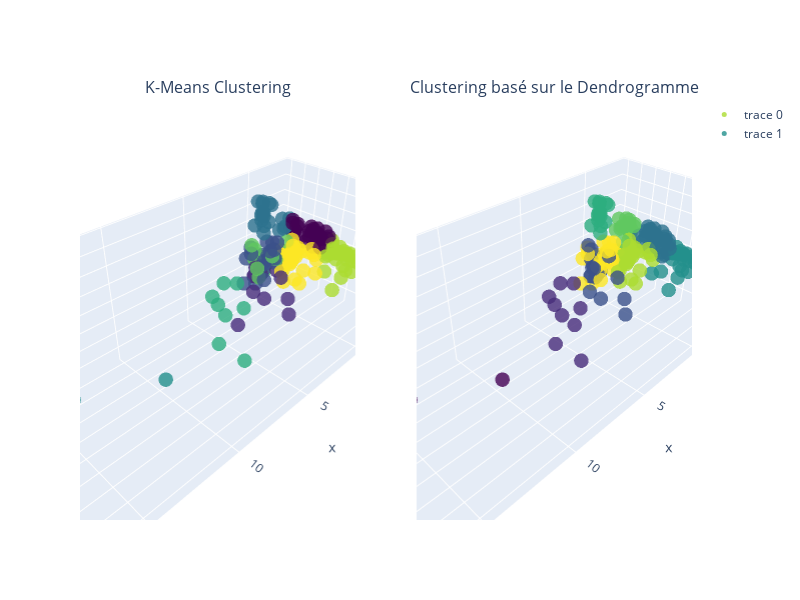

Here is the notebook cell this chart was saved with:
### Code cell
from plotly.subplots import make_subplots
import plotly.graph_objects as go

# Créer une figure avec 2 subplots
fig = make_subplots(rows=1, cols=2, subplot_titles=('K-Means Clustering', 'Clustering basé sur le Dendrogramme'), specs=[[{'type': 'scatter3d'}, {'type': 'scatter3d'}]])

# Ajouter le scatter plot pour le clustering K-Means au premier subplot
fig.add_trace(
    go.Scatter3d(x=df['F1'], y=df['F2'], z=df['F3'], mode='markers', marker=dict(color=df['cluster_kmeans'], size=5, colorscale='Viridis', opacity=0.8)),
    row=1, col=1
)

# Ajouter le scatter plot pour le clustering basé sur le dendrogramme au deuxième subplot
fig.add_trace(
    go.Scatter3d(x=df['F1'], y=df['F2'], z=df['F3'], mode='markers', marker=dict(color=df['cluster_dd'], size=5, colorscale='Viridis', opacity=0.8)),
    row=1, col=2
)

# Mettre à jour les layouts pour ajouter les labels d'axes
fig.update_layout(height=600, width=800)
fig.update_xaxes(title_text="Feature1", row=1, col=1)
fig.update_yaxes(title_text="Feature2", row=1, col=1)
fig.update_xaxes(title_text="Feature1", row=1, col=2)
fig.update_yaxes(title_text="Feature2", row=1, col=2)

fig.show()

### Figure 1 — Plotly figure (JSON) as saved in the notebook; plotly's stock layout.template omitted (floating-point values rounded to 4 significant figures; data arrays with more than 128 entries replaced by an {"elided": "..."} marker saying what was removed)
{"data": [{"marker": {"color": {"elided": "165 int values"}, "colorscale": [[0, "#440154"], [0.1111, "#482878"], [0.2222, "#3e4989"], [0.3333, "#31688e"], [0.4444, "#26828e"], [0.5556, "#1f9e89"], [0.6667, "#35b779"], [0.7778, "#6ece58"], [0.8889, "#b5de2b"], [1, "#fde725"]], "opacity": 0.8, "size": 5}, "mode": "markers", "scene": "scene", "type": "scatter3d", "x": {"elided": "165 float values"}, "y": {"elided": "165 float values"}, "z": {"elided": "165 float values"}}, {"marker": {"color": {"elided": "165 int values"}, "colorscale": [[0, "#440154"], [0.1111, "#482878"], [0.2222, "#3e4989"], [0.3333, "#31688e"], [0.4444, "#26828e"], [0.5556, "#1f9e89"], [0.6667, "#35b779"], [0.7778, "#6ece58"], [0.8889, "#b5de2b"], [1, "#fde725"]], "opacity": 0.8, "size": 5}, "mode": "markers", "scene": "scene2", "type": "scatter3d", "x": {"elided": "165 float values"}, "y": {"elided": "165 float values"}, "z": {"elided": "165 float values"}}], "layout": {"annotations": [{"font": {"size": 16}, "showarrow": false, "text": "K-Means Clustering", "x": 0.225, "xanchor": "center", "xref": "paper", "y": 1, "yanchor": "bottom", "yref": "paper"}, {"font": {"size": 16}, "showarrow": false, "text": "Clustering basé sur le Dendrogramme", "x": 0.775, "xanchor": "center", "xref": "paper", "y": 1, "yanchor": "bottom", "yref": "paper"}], "height": 600, "scene": {"domain": {"x": [0, 0.45], "y": [0, 1]}}, "scene2": {"domain": {"x": [0.55, 1], "y": [0, 1]}}, "width": 800}}
